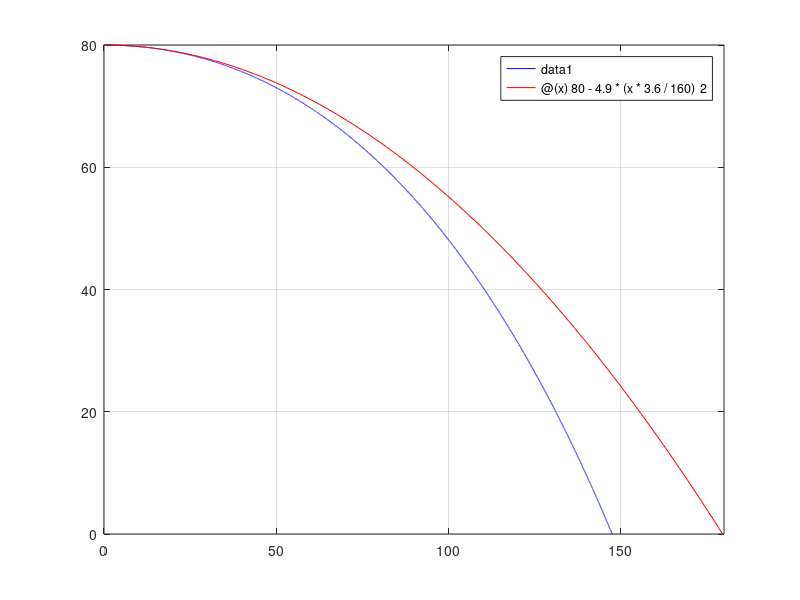

The MATLAB source for this figure:

clear all;clc;close all;
vx=zeros(100,1);
vx(vx==0)=nan;
vy=vx;	
vx(1)=160/3.6;
vy(1)=0;    

sx=zeros(100,1);
sy=sx;              % sx is x coordinate 
sy(1)=80;
sx(1)=0;  
dt=0.0001;
a=-3.467E-3;

for count = 2:100000
    X=vx(count-1);Y=vy(count-1);  % initial velocity
    ax=a*sqrt(X^2+Y^2)*X;         % first differential equation
    ay=-9.8+a*sqrt(X^2+Y^2)*Y;    % second equation
    vx(count)=vx(count-1)+ax*dt;  
    vy(count)=vy(count-1)+ay*dt;  
    sx(count) = sum(vx(1:count))*dt+sx(1);  
    sy(count) = sum(vy(1:count))*dt+sy(1);  
    if(sy(count)<0)               
        break;
    end
end
plot(sx,sy,'b-');grid on;         % trajectry with aerodynamic drag 
hold on
fplot(@(x)80-4.9*(x*3.6/160)^2,[0 180 0 80],'r-');  % trajectry without aerodynamic drag
